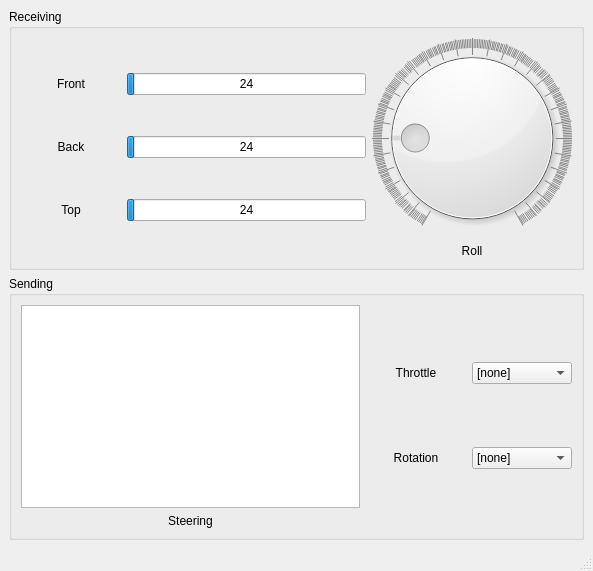
<?xml version="1.0" encoding="UTF-8"?>
<ui version="4.0">
 <class>RysRemoteMainWindow</class>
 <widget class="QMainWindow" name="RysRemoteMainWindow">
  <property name="geometry">
   <rect>
    <x>0</x>
    <y>0</y>
    <width>593</width>
    <height>571</height>
   </rect>
  </property>
  <property name="windowTitle">
   <string>RysRemote</string>
  </property>
  <widget class="QWidget" name="centralwidget">
   <layout class="QVBoxLayout" name="verticalLayout_2">
    <item>
     <widget class="QGroupBox" name="receivingGroupBox">
      <property name="title">
       <string>Receiving</string>
      </property>
      <layout class="QHBoxLayout" name="horizontalLayout">
       <item>
        <layout class="QVBoxLayout" name="sonarVerticalLayout">
         <item>
          <layout class="QHBoxLayout" name="horizontalLayout_8">
           <item>
            <widget class="QLabel" name="sonarFrontLabel">
             <property name="minimumSize">
              <size>
               <width>100</width>
               <height>0</height>
              </size>
             </property>
             <property name="text">
              <string>Front</string>
             </property>
             <property name="alignment">
              <set>Qt::AlignCenter</set>
             </property>
            </widget>
           </item>
           <item>
            <widget class="QProgressBar" name="sonarFrontBar">
             <property name="minimumSize">
              <size>
               <width>100</width>
               <height>0</height>
              </size>
             </property>
             <property name="maximum">
              <number>800</number>
             </property>
             <property name="value">
              <number>24</number>
             </property>
             <property name="invertedAppearance">
              <bool>false</bool>
             </property>
             <property name="format">
              <string>%v</string>
             </property>
            </widget>
           </item>
          </layout>
         </item>
         <item>
          <layout class="QHBoxLayout" name="horizontalLayout_11">
           <item>
            <widget class="QLabel" name="sonarBackLabel">
             <property name="minimumSize">
              <size>
               <width>100</width>
               <height>0</height>
              </size>
             </property>
             <property name="text">
              <string>Back</string>
             </property>
             <property name="alignment">
              <set>Qt::AlignCenter</set>
             </property>
            </widget>
           </item>
           <item>
            <widget class="QProgressBar" name="sonarBackBar">
             <property name="minimumSize">
              <size>
               <width>100</width>
               <height>0</height>
              </size>
             </property>
             <property name="maximum">
              <number>800</number>
             </property>
             <property name="value">
              <number>24</number>
             </property>
             <property name="invertedAppearance">
              <bool>false</bool>
             </property>
             <property name="format">
              <string>%v</string>
             </property>
            </widget>
           </item>
          </layout>
         </item>
         <item>
          <layout class="QHBoxLayout" name="horizontalLayout_9">
           <item>
            <widget class="QLabel" name="sonarTopLabel">
             <property name="minimumSize">
              <size>
               <width>100</width>
               <height>0</height>
              </size>
             </property>
             <property name="text">
              <string>Top</string>
             </property>
             <property name="alignment">
              <set>Qt::AlignCenter</set>
             </property>
            </widget>
           </item>
           <item>
            <widget class="QProgressBar" name="sonarTopBar">
             <property name="minimumSize">
              <size>
               <width>100</width>
               <height>0</height>
              </size>
             </property>
             <property name="maximum">
              <number>800</number>
             </property>
             <property name="value">
              <number>24</number>
             </property>
             <property name="invertedAppearance">
              <bool>false</bool>
             </property>
             <property name="format">
              <string>%v</string>
             </property>
            </widget>
           </item>
          </layout>
         </item>
        </layout>
       </item>
       <item>
        <layout class="QVBoxLayout" name="imuVerticalLayout">
         <item>
          <widget class="QDial" name="rollDial">
           <property name="minimumSize">
            <size>
             <width>200</width>
             <height>200</height>
            </size>
           </property>
           <property name="minimum">
            <number>-150</number>
           </property>
           <property name="maximum">
            <number>150</number>
           </property>
           <property name="value">
            <number>-90</number>
           </property>
           <property name="sliderPosition">
            <number>-90</number>
           </property>
           <property name="tracking">
            <bool>true</bool>
           </property>
           <property name="orientation">
            <enum>Qt::Horizontal</enum>
           </property>
           <property name="wrapping">
            <bool>false</bool>
           </property>
           <property name="notchTarget">
            <double>0.000000000000000</double>
           </property>
           <property name="notchesVisible">
            <bool>true</bool>
           </property>
          </widget>
         </item>
         <item>
          <widget class="QLabel" name="rollLabel">
           <property name="text">
            <string>Roll</string>
           </property>
           <property name="alignment">
            <set>Qt::AlignCenter</set>
           </property>
          </widget>
         </item>
        </layout>
       </item>
      </layout>
     </widget>
    </item>
    <item>
     <widget class="QGroupBox" name="sendinggroupBox">
      <property name="title">
       <string>Sending</string>
      </property>
      <layout class="QHBoxLayout" name="horizontalLayout_4">
       <item>
        <layout class="QVBoxLayout" name="steeringVerticalLayout">
         <item>
          <widget class="QGraphicsView" name="steeringGraphicsView">
           <property name="sizePolicy">
            <sizepolicy hsizetype="MinimumExpanding" vsizetype="MinimumExpanding">
             <horstretch>0</horstretch>
             <verstretch>0</verstretch>
            </sizepolicy>
           </property>
           <property name="minimumSize">
            <size>
             <width>200</width>
             <height>200</height>
            </size>
           </property>
           <property name="sizeIncrement">
            <size>
             <width>20</width>
             <height>20</height>
            </size>
           </property>
           <property name="baseSize">
            <size>
             <width>200</width>
             <height>200</height>
            </size>
           </property>
           <property name="verticalScrollBarPolicy">
            <enum>Qt::ScrollBarAlwaysOff</enum>
           </property>
           <property name="horizontalScrollBarPolicy">
            <enum>Qt::ScrollBarAlwaysOff</enum>
           </property>
           <property name="optimizationFlags">
            <set>QGraphicsView::DontAdjustForAntialiasing|QGraphicsView::DontSavePainterState</set>
           </property>
          </widget>
         </item>
         <item>
          <widget class="QLabel" name="steeringLabel">
           <property name="text">
            <string>Steering</string>
           </property>
           <property name="alignment">
            <set>Qt::AlignCenter</set>
           </property>
          </widget>
         </item>
        </layout>
       </item>
       <item>
        <layout class="QVBoxLayout" name="axisVerticalLayout">
         <item>
          <layout class="QHBoxLayout" name="throttleHorizontalLayout">
           <item>
            <widget class="QLabel" name="throttleComboBoxLabel">
             <property name="minimumSize">
              <size>
               <width>100</width>
               <height>0</height>
              </size>
             </property>
             <property name="text">
              <string>Throttle</string>
             </property>
             <property name="alignment">
              <set>Qt::AlignCenter</set>
             </property>
            </widget>
           </item>
           <item>
            <widget class="QComboBox" name="throttleComboBox">
             <property name="enabled">
              <bool>true</bool>
             </property>
             <property name="minimumSize">
              <size>
               <width>100</width>
               <height>0</height>
              </size>
             </property>
             <item>
              <property name="text">
               <string notr="true">[none]</string>
              </property>
             </item>
             <item>
              <property name="text">
               <string>0</string>
              </property>
             </item>
             <item>
              <property name="text">
               <string>1</string>
              </property>
             </item>
             <item>
              <property name="text">
               <string>2</string>
              </property>
             </item>
             <item>
              <property name="text">
               <string>3</string>
              </property>
             </item>
             <item>
              <property name="text">
               <string>4</string>
              </property>
             </item>
            </widget>
           </item>
          </layout>
         </item>
         <item>
          <layout class="QHBoxLayout" name="rotationHorizontalLayout">
           <item>
            <widget class="QLabel" name="rotationComboBoxLabel">
             <property name="minimumSize">
              <size>
               <width>100</width>
               <height>0</height>
              </size>
             </property>
             <property name="text">
              <string>Rotation</string>
             </property>
             <property name="alignment">
              <set>Qt::AlignCenter</set>
             </property>
            </widget>
           </item>
           <item>
            <widget class="QComboBox" name="rotationComboBox">
             <property name="enabled">
              <bool>true</bool>
             </property>
             <property name="minimumSize">
              <size>
               <width>100</width>
               <height>0</height>
              </size>
             </property>
             <item>
              <property name="text">
               <string notr="true">[none]</string>
              </property>
             </item>
             <item>
              <property name="text">
               <string>0</string>
              </property>
             </item>
             <item>
              <property name="text">
               <string>1</string>
              </property>
             </item>
             <item>
              <property name="text">
               <string>2</string>
              </property>
             </item>
             <item>
              <property name="text">
               <string>3</string>
              </property>
             </item>
             <item>
              <property name="text">
               <string>4</string>
              </property>
             </item>
            </widget>
           </item>
          </layout>
         </item>
        </layout>
       </item>
      </layout>
     </widget>
    </item>
   </layout>
  </widget>
  <widget class="QMenuBar" name="menubar">
   <property name="geometry">
    <rect>
     <x>0</x>
     <y>0</y>
     <width>593</width>
     <height>19</height>
    </rect>
   </property>
  </widget>
  <widget class="QStatusBar" name="statusbar"/>
 </widget>
 <resources/>
 <connections/>
</ui>
